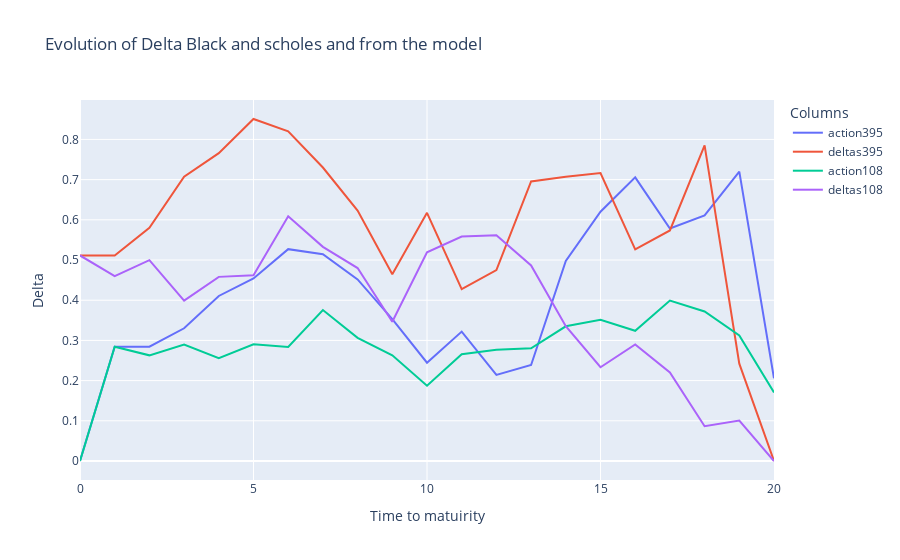

Here is the notebook cell this chart was saved with:
### Code cell
fig = go.Figure()
# Add traces for each column
for column in actions.columns[values]:
    fig.add_trace(go.Scatter(x=actions.index, y=actions[column], mode='lines', name=f"action{column}"))
    fig.add_trace(go.Scatter(x=deltas.index, y=deltas[column], mode='lines', name=f"deltas{column}"))

# Update layout
fig.update_layout(
    title='Evolution of Delta Black and scholes and from the model',
    xaxis_title='Time to matuirity',
    yaxis_title='Delta',
    template='plotly',
    legend=dict(title='Columns'),
)

# Show the plot
fig.show()

### Figure 1 — Plotly figure (JSON) as saved in the notebook; plotly's stock layout.template omitted (floating-point values rounded to 4 significant figures)
{"data": [{"mode": "lines", "name": "action395", "type": "scatter", "x": [0, 1, 2, 3, 4, 5, 6, 7, 8, 9, 10, 11, 12, 13, 14, 15, 16, 17, 18, 19, 20], "y": [0, 0.2843, 0.2845, 0.3302, 0.4106, 0.4541, 0.5271, 0.5146, 0.4517, 0.3531, 0.2445, 0.322, 0.2141, 0.2389, 0.4978, 0.6201, 0.7057, 0.5783, 0.611, 0.72, 0.2057]}, {"mode": "lines", "name": "deltas395", "type": "scatter", "x": [0, 1, 2, 3, 4, 5, 6, 7, 8, 9, 10, 11, 12, 13, 14, 15, 16, 17, 18, 19, 20], "y": [0.5113, 0.5113, 0.5801, 0.7071, 0.7658, 0.8508, 0.8204, 0.7301, 0.6231, 0.4648, 0.6175, 0.4276, 0.4748, 0.6955, 0.7072, 0.7162, 0.5266, 0.5734, 0.7854, 0.2422, 0]}, {"mode": "lines", "name": "action108", "type": "scatter", "x": [0, 1, 2, 3, 4, 5, 6, 7, 8, 9, 10, 11, 12, 13, 14, 15, 16, 17, 18, 19, 20], "y": [0, 0.2843, 0.2629, 0.2895, 0.2558, 0.2905, 0.2837, 0.3755, 0.3065, 0.2628, 0.1872, 0.2656, 0.2766, 0.2804, 0.3351, 0.3515, 0.3239, 0.3993, 0.3721, 0.3125, 0.1703]}, {"mode": "lines", "name": "deltas108", "type": "scatter", "x": [0, 1, 2, 3, 4, 5, 6, 7, 8, 9, 10, 11, 12, 13, 14, 15, 16, 17, 18, 19, 20], "y": [0.5113, 0.4598, 0.4997, 0.3991, 0.4581, 0.4619, 0.6087, 0.5328, 0.48, 0.3463, 0.5194, 0.5585, 0.5613, 0.4866, 0.3352, 0.2332, 0.2901, 0.2202, 0.08655, 0.1006, 0]}], "layout": {"legend": {"title": {"text": "Columns"}}, "title": {"text": "Evolution of Delta Black and scholes and from the model"}, "xaxis": {"title": {"text": "Time to matuirity"}}, "yaxis": {"title": {"text": "Delta"}}}}
